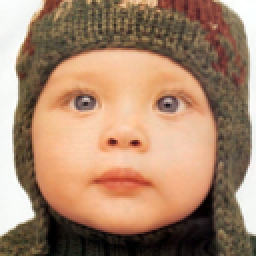
#> input picture assets/diag_lr_baby.png, 128 x 128 px (shown 2 times larger)
$ python generate_architecture_diagram.py
#> lines starting #> are read from the running program, lines starting #| are printed output that depends on the picture
import os

BASE_DIR = os.path.dirname(os.path.abspath(__file__))
ASSETS_DIR = os.path.join(BASE_DIR, 'assets')
if 'MPLCONFIGDIR' not in os.environ:
    os.environ['MPLCONFIGDIR'] = os.path.join(BASE_DIR, '.mpl_cache')

import matplotlib.pyplot as plt
import matplotlib.patches as patches
from matplotlib.patches import FancyBboxPatch, Circle, Polygon, Rectangle
from PIL import Image
import numpy as np

# Set matplotlib fonts to standard publication sans-serif
plt.rcParams['font.sans-serif'] = 'DejaVu Sans'
plt.rcParams['font.family'] = 'sans-serif'
plt.rcParams['mathtext.fontset'] = 'cm'

# Canvas setup: ultra high-res 20.0 x 14.0 inches at 300 DPI (6000 x 4200 px)
fig = plt.figure(figsize=(20.0, 14.0), dpi=300)
ax = fig.add_axes([0, 0, 1, 1])
ax.set_xlim(0, 20.0)
ax.set_ylim(0, 14.0)
ax.axis('off')

# Color Palette inspired directly by Figure 2 of original SPAN paper + CVF standards
C_PANEL_BG = '#FBFDFF'
C_PANEL_BORDER = '#94A3B8'
C_HEADER_BG = '#0F172A'
C_TENSOR_BORDER = '#475569'

# 3D Module Colors (Front, Top, Side, Edge)
C_CONV_FRONT = '#D1FAE5'   # Sage Emerald
C_CONV_TOP   = '#ECFDF5'
C_CONV_SIDE  = '#A7F3D0'
C_CONV_EDGE  = '#059669'

C_SPAB_FRONT = '#E0E7FF'   # Soft Periwinkle
C_SPAB_TOP   = '#EEF2FF'
C_SPAB_SIDE  = '#C7D2FE'
C_SPAB_EDGE  = '#4338CA'

C_ACT_FRONT  = '#F1F5F9'   # Slate Slab (Activation)
C_ACT_TOP    = '#F8FAFC'
C_ACT_SIDE   = '#E2E8F0'
C_ACT_EDGE   = '#64748B'

C_CONCAT_FRONT = '#FEF3C7' # Warm Amber Ochre
C_CONCAT_TOP   = '#FFFBEB'
C_CONCAT_SIDE  = '#FDE68A'
C_CONCAT_EDGE  = '#D97706'

C_PS_FRONT   = '#FEF08A'   # Yellow (PixelShuffle)
C_PS_TOP     = '#FEF9C3'
C_PS_SIDE    = '#FDE047'
C_PS_EDGE    = '#CA8A04'

C_SIGMA_FRONT = '#FFE4E6'  # Coral / Rose
C_SIGMA_TOP   = '#FFF1F2'
C_SIGMA_SIDE  = '#FECDD3'
C_SIGMA_EDGE  = '#E11D48'

C_DIFF_FRONT  = '#EDE9FE'  # Purple / Violet
C_DIFF_TOP    = '#F5F3FF'
C_DIFF_SIDE   = '#DDD6FE'
C_DIFF_EDGE   = '#7C3AED'

# Helper: Draw Outer Panel with Title Bar
def draw_panel(ax, x, y, w, h, title, subtitle=''):
    panel = FancyBboxPatch((x, y), w, h, boxstyle="round,pad=0.06,rounding_size=0.18",
                           linewidth=1.8, edgecolor=C_PANEL_BORDER, facecolor=C_PANEL_BG, zorder=1)
    ax.add_patch(panel)
    hbar = FancyBboxPatch((x, y + h - 0.58), w, 0.58, boxstyle="round,pad=0.02,rounding_size=0.15",
                          linewidth=0, facecolor=C_HEADER_BG, zorder=2)
    ax.add_patch(hbar)
    ax.text(x + 0.35, y + h - 0.29, title, ha='left', va='center',
            fontsize=10.8, fontweight='bold', color='#FFFFFF', zorder=3)
    if subtitle:
        ax.text(x + w - 0.35, y + h - 0.29, subtitle, ha='right', va='center',
                fontsize=8.5, fontfamily='monospace', color='#94A3B8', zorder=3)

# Helper: Draw 3D Isometric Shaded Cuboid
def draw_iso_cube(ax, x, y, w, h, d=0.35,
                  front_color='#E0E7FF', top_color='#EEF2FF', side_color='#C7D2FE', edge_color='#4338CA',
                  lw=1.4, title='', sub='', chan_label='', title_size=8.6, sub_size=7.0, zorder=4):
    dx = d * 0.707
    dy = d * 0.707

    # Front Face
    front = Rectangle((x, y), w, h, facecolor=front_color, edgecolor=edge_color, lw=lw, zorder=zorder)
    ax.add_patch(front)

    # Top Face
    top = Polygon([[x, y + h], [x + dx, y + h + dy], [x + w + dx, y + h + dy], [x + w, y + h]],
                  closed=True, facecolor=top_color, edgecolor=edge_color, lw=lw, zorder=zorder+1)
    ax.add_patch(top)

    # Right Side Face
    side = Polygon([[x + w, y], [x + w, y + h], [x + w + dx, y + h + dy], [x + w + dx, y + dy]],
                   closed=True, facecolor=side_color, edgecolor=edge_color, lw=lw, zorder=zorder)
    ax.add_patch(side)

    # Front Face Labels
    cy = y + h / 2
    if title and sub:
        ax.text(x + w/2, cy + 0.14, title, ha='center', va='center', fontsize=title_size, fontweight='bold', color='#0F172A', zorder=zorder+2)
        ax.text(x + w/2, cy - 0.16, sub, ha='center', va='center', fontsize=sub_size, color='#334155', zorder=zorder+2)
    elif title:
        ax.text(x + w/2, cy, title, ha='center', va='center', fontsize=title_size, fontweight='bold', color='#0F172A', zorder=zorder+2)

    # Channel depth label below front face
    if chan_label:
        ax.text(x + w/2, y - 0.22, chan_label, ha='center', va='top', fontsize=7.4, fontfamily='monospace', fontweight='bold', color='#1E293B', zorder=zorder+2)

    return (x, y, w, h, dx, dy)

# Helper: Draw Flat 2D Block
def draw_block(ax, x, y, w, h, title, sub='', dim='', color='#FFFFFF', border='#64748B', lw=1.4,
               title_size=8.6, sub_size=7.2, dim_size=6.6, title_color='#0F172A', zorder=3):
    box = FancyBboxPatch((x, y), w, h, boxstyle="round,pad=0.03,rounding_size=0.10",
                         linewidth=lw, edgecolor=border, facecolor=color, zorder=zorder)
    ax.add_patch(box)
    cy = y + h/2
    if dim and sub:
        ax.text(x + w/2, cy + 0.22, title, ha='center', va='center', fontsize=title_size, fontweight='bold', color=title_color, zorder=zorder+1)
        ax.text(x + w/2, cy + 0.01, sub, ha='center', va='center', fontsize=sub_size, color='#334155', zorder=zorder+1)
        ax.text(x + w/2, cy - 0.22, dim, ha='center', va='center', fontsize=dim_size, fontfamily='monospace', fontweight='bold', color='#1D4ED8', zorder=zorder+1)
    elif sub:
        ax.text(x + w/2, cy + 0.14, title, ha='center', va='center', fontsize=title_size, fontweight='bold', color=title_color, zorder=zorder+1)
        ax.text(x + w/2, cy - 0.16, sub, ha='center', va='center', fontsize=sub_size, color='#334155', zorder=zorder+1)
    elif dim:
        ax.text(x + w/2, cy + 0.14, title, ha='center', va='center', fontsize=title_size, fontweight='bold', color=title_color, zorder=zorder+1)
        ax.text(x + w/2, cy - 0.16, dim, ha='center', va='center', fontsize=dim_size, fontfamily='monospace', fontweight='bold', color='#1D4ED8', zorder=zorder+1)
    else:
        ax.text(x + w/2, cy, title, ha='center', va='center', fontsize=title_size, fontweight='bold', color=title_color, zorder=zorder+1)

# Helper: Draw Mathematical Operation Circle
def draw_op(ax, x, y, symbol, r=0.20, color='#E0F2FE', border='#0284C7', text_color='#0369A1', size=13):
    circle = Circle((x, y), r, facecolor=color, edgecolor=border, linewidth=1.6, zorder=6)
    ax.add_patch(circle)
    ax.text(x, y, symbol, ha='center', va='center', fontsize=size, fontweight='bold', color=text_color, zorder=7)

# Helper: Draw Straight Arrow Connection
def draw_conn(ax, x1, y1, x2, y2, color='#334155', lw=1.5, text='', text_pos='top', style='->'):
    ax.annotate('', xy=(x2, y2), xytext=(x1, y1),
                arrowprops=dict(arrowstyle=style, color=color, lw=lw, shrinkA=1.5, shrinkB=1.5), zorder=5)
    if text:
        tx = (x1 + x2)/2
        ty = (y1 + y2)/2 + (0.15 if text_pos=='top' else -0.17)
        ax.text(tx, ty, text, ha='center', va='center', fontsize=7.8, color='#0F172A', fontweight='bold', zorder=6)

# Helper: Draw 3x3 Discrete Kernel Matrix Grid
def draw_kernel_grid(ax, x, y, matrix, label, factor_label='', cell_size=0.16, font_size=5.8):
    title = f"{factor_label} {label}".strip() if factor_label else label
    ax.text(x + 1.5 * cell_size, y + 3 * cell_size + 0.08, title, ha='center', va='bottom',
            fontsize=7.6, fontweight='bold', color='#92400E', zorder=6)
    for r in range(3):
        for c in range(3):
            val = matrix[r][c]
            bg = '#FEF3C7' if val != 0 else '#FFFFFF'
            rect = Rectangle((x + c * cell_size, y + (2 - r) * cell_size), cell_size, cell_size,
                             facecolor=bg, edgecolor='#D97706', lw=0.8, zorder=5)
            ax.add_patch(rect)
            ax.text(x + (c + 0.5) * cell_size, y + (2.5 - r) * cell_size, str(val),
                    ha='center', va='center', fontsize=font_size, fontweight='bold', color='#78350F', zorder=6)

# =========================================================================
# PANEL (A): GLOBAL MACRO-ARCHITECTURE OF CAD-SPAN
# Inspired by Figure 2 of original SPAN paper (Hongyuan Yu et al., CVPRW 2024)
# =========================================================================
draw_panel(ax, 0.30, 7.90, 19.40, 5.85,
           '(a) Global Macro-Architecture of Proposed CAD-SPAN Framework',
           'Input LR -> Shallow Conv3XC -> 6 CAD-SPABs -> Refine Conv -> Concat -> PixelShuffle -> HR Output')

# 1. Real LR Input Baby Image (Set5)
lr_img_path = os.path.join(ASSETS_DIR, 'diag_lr_baby.png')
if os.path.exists(lr_img_path):
    lr_pil = Image.open(lr_img_path)
#> lr_pil is the input picture: PIL image 128x128 RGB; mean R, G, B 167.9, 134.2, 108.8
    ax.imshow(lr_pil, extent=[0.55, 1.75, 8.85, 10.45], aspect='auto', zorder=4)
    rect_lr = Rectangle((0.55, 8.85), 1.20, 1.60, linewidth=1.5, edgecolor='#059669', facecolor='none', zorder=5)
    ax.add_patch(rect_lr)
    ax.text(1.15, 8.60, 'LR Input $I_{LR}$\n$[B, 3, H, W]$', ha='center', va='top', fontsize=7.8, fontweight='bold', color='#065F46')
    ax.text(1.15, 8.16, 'Mean Shift:\n$(I - \mu) \\times 255$', ha='center', va='top', fontsize=6.8, color='#475569')

# Arrow: LR Input -> Shallow Conv
draw_conn(ax, 1.80, 9.65, 2.25, 9.65)

# 2. Shallow Conv3XC (conv_1 in code: 3 -> 48) - 3D Sage Green Prism
draw_iso_cube(ax, 2.25, 8.85, 0.85, 1.60, d=0.35,
              front_color=C_CONV_FRONT, top_color=C_CONV_TOP, side_color=C_CONV_SIDE, edge_color=C_CONV_EDGE,
              title='Conv3XC', sub='(conv_1)', chan_label='48')

# Output of conv_1 is Feat.Map 1 (F0)
draw_conn(ax, 3.40, 9.65, 3.90, 9.65)
ax.text(3.65, 9.88, r'$F_0$', ha='center', va='bottom', fontsize=8.6, fontweight='bold', color='#047857')

# 3. Cascaded CAD-SPAB Blocks (#1 through #6) - 3D Periwinkle Cuboids
# CAD-SPAB #1
draw_iso_cube(ax, 3.90, 8.85, 1.20, 1.60, d=0.35,
              front_color=C_SPAB_FRONT, top_color=C_SPAB_TOP, side_color=C_SPAB_SIDE, edge_color=C_SPAB_EDGE,
              title=r'$\mathbf{CAD\text{-}SPAB}_1$', sub='Stage 1', chan_label='48')

draw_conn(ax, 5.40, 9.65, 5.90, 9.65)
ax.text(5.65, 9.88, r'$F_{b1}$', ha='center', va='bottom', fontsize=8.6, fontweight='bold', color='#1D4ED8')

# CAD-SPAB #2
draw_iso_cube(ax, 5.90, 8.85, 1.20, 1.60, d=0.35,
              front_color=C_SPAB_FRONT, top_color=C_SPAB_TOP, side_color=C_SPAB_SIDE, edge_color=C_SPAB_EDGE,
              title=r'$\mathbf{CAD\text{-}SPAB}_2$', sub='Stage 2', chan_label='48')

# Cascaded Ellipsis Connection (Stages 3 & 4 in series)
ax.plot([7.40, 8.00], [9.65, 9.65], color='#2563EB', lw=2.0, linestyle='--', zorder=4)
ax.annotate('', xy=(8.00, 9.65), xytext=(7.85, 9.65), arrowprops=dict(arrowstyle='->', color='#2563EB', lw=2.0), zorder=5)
ax.text(7.70, 9.88, r'$\cdots$', ha='center', va='bottom', fontsize=12, fontweight='bold', color='#1D4ED8')
ax.text(7.70, 9.28, 'Stages #3, #4\nin series', ha='center', va='top', fontsize=6.8, color='#64748B')

# CAD-SPAB #5
draw_iso_cube(ax, 8.00, 8.85, 1.20, 1.60, d=0.35,
              front_color=C_SPAB_FRONT, top_color=C_SPAB_TOP, side_color=C_SPAB_SIDE, edge_color=C_SPAB_EDGE,
              title=r'$\mathbf{CAD\text{-}SPAB}_5$', sub='Stage 5', chan_label='48')

draw_conn(ax, 9.50, 9.65, 9.95, 9.65)
ax.text(9.72, 9.88, r'$F_{b5}$', ha='center', va='bottom', fontsize=8.6, fontweight='bold', color='#B45309')

# CAD-SPAB #6
draw_iso_cube(ax, 9.95, 8.85, 1.20, 1.60, d=0.35,
              front_color=C_SPAB_FRONT, top_color=C_SPAB_TOP, side_color=C_SPAB_SIDE, edge_color=C_SPAB_EDGE,
              title=r'$\mathbf{CAD\text{-}SPAB}_6$', sub='Stage 6', chan_label='48')

# Refinement Conv3XC (conv_2 in code: 48 -> 48) - 3D Sage Green Prism
draw_conn(ax, 11.45, 9.65, 11.85, 9.65)
ax.text(11.65, 9.88, r'$F_{b6}$', ha='center', va='bottom', fontsize=8.6, fontweight='bold', color='#1D4ED8')

draw_iso_cube(ax, 11.85, 8.85, 0.85, 1.60, d=0.35,
              front_color=C_CONV_FRONT, top_color=C_CONV_TOP, side_color=C_CONV_SIDE, edge_color=C_CONV_EDGE,
              title='Conv3XC', sub='(conv_2)', chan_label='48')

# 4. ALL 4 HIERARCHICAL SKIP CONNECTIONS ROUTED ACROSS THE TOP
# Track 1: Feat.Map 1 (F0) from after conv_1
ax.plot([3.65, 3.65, 13.55], [9.65, 12.80, 12.80], color='#059669', lw=1.6, zorder=3)
ax.plot([13.55, 13.55], [12.80, 10.80], color='#059669', lw=1.6, zorder=3)
ax.annotate('', xy=(13.55, 10.60), xytext=(13.55, 10.80), arrowprops=dict(arrowstyle='->', color='#059669', lw=1.6), zorder=5)
ax.text(5.20, 12.92, r'$\mathrm{Feat.Map}_1$ ($F_0$, Shallow Features)', fontsize=7.8, color='#047857', fontweight='bold', va='bottom')

# Track 2: Feat.Map 2 (Fb1) from after CAD-SPAB #1
ax.plot([5.65, 5.65, 13.85], [9.65, 12.35, 12.35], color='#2563EB', lw=1.6, zorder=3)
ax.plot([13.85, 13.85], [12.35, 10.80], color='#2563EB', lw=1.6, zorder=3)
ax.annotate('', xy=(13.85, 10.60), xytext=(13.85, 10.80), arrowprops=dict(arrowstyle='->', color='#2563EB', lw=1.6), zorder=5)
ax.text(6.60, 12.47, r'$\mathrm{Feat.Map}_2$ ($F_{b1}$, Early Stage Details)', fontsize=7.8, color='#1D4ED8', fontweight='bold', va='bottom')

# Track 3: Feat.Map 6 (Fb5) intermediate tap from Stage 5 / Block 6
ax.plot([9.72, 9.72, 14.15], [9.65, 11.90, 11.90], color='#B45309', lw=1.6, zorder=3)
ax.plot([14.15, 14.15], [11.90, 10.80], color='#B45309', lw=1.6, zorder=3)
ax.annotate('', xy=(14.15, 10.60), xytext=(14.15, 10.80), arrowprops=dict(arrowstyle='->', color='#B45309', lw=1.6), zorder=5)
ax.text(10.20, 12.02, r'$\mathrm{Feat.Map}_6$ ($F_{b5}$, Deep Residual)', fontsize=7.8, color='#92400E', fontweight='bold', va='bottom')

# Track 4: Feat.Map 7 (Fb6_conv) from refine conv_2
ax.plot([12.95, 12.95, 14.45], [9.65, 11.45, 11.45], color='#0D9488', lw=1.6, zorder=3)
ax.plot([14.45, 14.45], [11.45, 10.80], color='#0D9488', lw=1.6, zorder=3)
ax.annotate('', xy=(14.45, 10.60), xytext=(14.45, 10.80), arrowprops=dict(arrowstyle='->', color='#0D9488', lw=1.6), zorder=5)
ax.text(13.65, 11.57, r'$\mathrm{Feat.Map}_7$ ($F_{b6\_conv}$)', fontsize=7.8, color='#0F766E', fontweight='bold', va='bottom')

# 5. Concatenation Layer - 3D Warm Ochre Prism (192 channels)
draw_iso_cube(ax, 13.40, 8.85, 1.40, 1.60, d=0.35,
              front_color=C_CONCAT_FRONT, top_color=C_CONCAT_TOP, side_color=C_CONCAT_SIDE, edge_color=C_CONCAT_EDGE,
              title='Concat.', sub=r'$[F_0, F_7, F_1, F_6]$', chan_label='192')

# 6. Conv 1x1 Fusion (conv_cat in code: 192 -> 48) - 3D Sage Green Prism
draw_conn(ax, 15.10, 9.65, 15.55, 9.65)
draw_iso_cube(ax, 15.55, 8.85, 0.85, 1.60, d=0.35,
              front_color=C_CONV_FRONT, top_color=C_CONV_TOP, side_color=C_CONV_SIDE, edge_color=C_CONV_EDGE,
              title=r'Conv $1\times 1$', sub='(conv_cat)', chan_label='48')

# 7. PixelShuffle Upsampler - 3D Pastel Yellow Prism
draw_conn(ax, 16.70, 9.65, 17.15, 9.65)
draw_iso_cube(ax, 17.15, 8.85, 0.95, 1.60, d=0.35,
              front_color=C_PS_FRONT, top_color=C_PS_TOP, side_color=C_PS_SIDE, edge_color=C_PS_EDGE,
              title='Pixel', sub='Shuffle', chan_label='3 (RGB)')

# 8. Perspective Expansion Lines to HR Output Image
ax.plot([18.35, 18.75], [10.55, 10.65], color='#16A34A', lw=1.2, linestyle='--', zorder=4)
ax.plot([18.35, 18.75], [8.95, 8.85], color='#16A34A', lw=1.2, linestyle='--', zorder=4)

# Real HR Output Baby Image (Set5)
hr_img_path = os.path.join(ASSETS_DIR, 'diag_hr_baby.png')
if os.path.exists(hr_img_path):
    hr_pil = Image.open(hr_img_path)
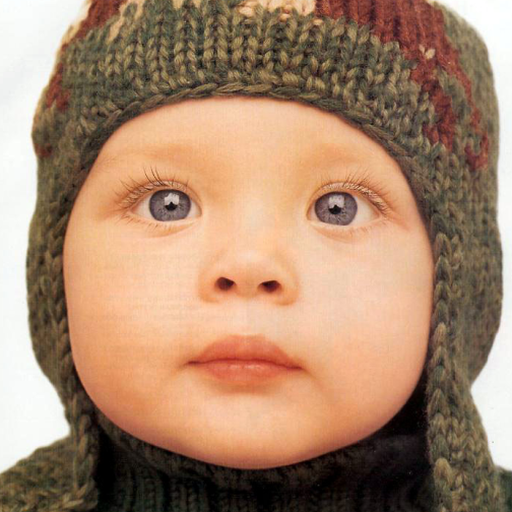
#> input picture assets/diag_hr_baby.png, 512 x 512 px
#> hr_pil is the input picture: PIL image 512x512 RGB; mean R, G, B 167.9, 134.2, 108.8
    ax.imshow(hr_pil, extent=[18.65, 19.55, 8.85, 10.75], aspect='auto', zorder=4)
    rect_hr = Rectangle((18.65, 8.85), 0.90, 1.90, linewidth=1.8, edgecolor='#16A34A', facecolor='none', zorder=5)
    ax.add_patch(rect_hr)
    ax.text(19.10, 8.65, 'HR Output $I_{SR}$\n$[B, 3, 4H, 4W]$', ha='center', va='top', fontsize=7.8, fontweight='bold', color='#14532D')

# Component Color Legend (Upper Right Corner of Panel a)
leg_box = FancyBboxPatch((15.40, 11.20), 4.10, 1.80, boxstyle="round,pad=0.03,rounding_size=0.08",
                         linewidth=1.2, edgecolor='#CBD5E1', facecolor='#FFFFFF', zorder=3)
ax.add_patch(leg_box)
ax.text(15.55, 12.75, 'COMPONENT COLOR LEGEND', fontsize=7.8, fontweight='bold', color='#334155', zorder=4)

def draw_legend_iso(ax, x, y, fc, ec, text):
    p = Rectangle((x, y), 0.28, 0.20, facecolor=fc, edgecolor=ec, lw=1.0, zorder=4)
    ax.add_patch(p)
    ax.text(x + 0.38, y + 0.10, text, ha='left', va='center', fontsize=7.0, color='#1E293B', fontweight='bold', zorder=4)

draw_legend_iso(ax, 15.55, 12.38, C_CONV_FRONT, C_CONV_EDGE, 'Conv3XC (Re-param)')
draw_legend_iso(ax, 15.55, 12.02, C_SPAB_FRONT, C_SPAB_EDGE, 'CAD-SPAB Block')
draw_legend_iso(ax, 15.55, 11.66, C_CONCAT_FRONT, C_CONCAT_EDGE, 'Multi-Scale Concat')
draw_legend_iso(ax, 17.55, 12.38, C_PS_FRONT, C_PS_EDGE, 'PixelShuffle (x4)')
draw_legend_iso(ax, 17.55, 12.02, C_SIGMA_FRONT, C_SIGMA_EDGE, 'Origin-Symmetric Gate')
draw_legend_iso(ax, 17.55, 11.66, C_DIFF_FRONT, C_DIFF_EDGE, 'Dual-Differential Prior')

# Zoom-in Projection Lines from CAD-SPAB #1 down to Panel (b) container
ax.plot([4.20, 0.50], [8.75, 7.60], color='#2563EB', lw=1.2, linestyle='--', zorder=2)
ax.plot([5.00, 12.90], [8.75, 7.60], color='#2563EB', lw=1.2, linestyle='--', zorder=2)


# =========================================================================
# PANEL (B): CAD-SPAB MICRO-ARCHITECTURE
# Detailed view of Curvature-Aware Directional Attention Mechanism
# =========================================================================
draw_panel(ax, 0.30, 0.25, 12.80, 7.45,
           '(b) CAD-SPAB Micro-Architecture: Differential Attention Block',
           'Content (H + Xin) modulated by Curvature Gate A_mod')

# Yellow parchment background for Panel (b) body echoing original paper
card_bg = FancyBboxPatch((0.40, 0.32), 12.60, 6.75, boxstyle="round,pad=0.03,rounding_size=0.12",
                         linewidth=1.2, edgecolor='#FDE68A', facecolor='#FFFDF7', zorder=2)
ax.add_patch(card_bg)

# 1. Real Input Feature Map Heatmap (Feat. Map 2 from CAD-SPAN)
hm2_path = os.path.join(ASSETS_DIR, 'diag_feat_map2.png')
if os.path.exists(hm2_path):
    hm2_pil = Image.open(hm2_path)
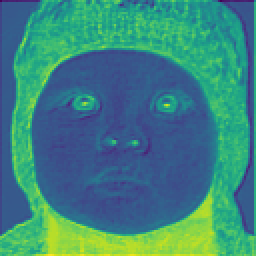
#> input picture assets/diag_feat_map2.png, 128 x 128 px (shown 2 times larger)
#> hm2_pil is the input picture: PIL image 128x128 RGBA; mean R, G, B, A 60.2, 132.2, 127.1, 255
    ax.imshow(hm2_pil, extent=[0.55, 1.45, 4.30, 5.70], aspect='auto', zorder=4)
    rect_hm2 = Rectangle((0.55, 4.30), 0.90, 1.40, linewidth=1.4, edgecolor='#3B82F6', facecolor='none', zorder=5)
    ax.add_patch(rect_hm2)
    ax.text(1.00, 4.05, r'$\mathrm{Feat.Map}_2$' + '\n' + r'$X_{in} \in \mathbb{R}^{B \times 48 \times H \times W}$',
            ha='center', va='top', fontsize=7.2, fontweight='bold', color='#1D4ED8', zorder=5)

# 2. Local Identity Shortcut across top (Cleanly placed at y = 6.55)
ax.plot([1.00, 1.00, 8.20], [5.70, 6.55, 6.55], color='#2563EB', lw=1.6, zorder=4)
draw_conn(ax, 8.20, 6.55, 8.20, 6.45)
ax.text(3.50, 6.68, r'Local Identity Shortcut: $X_{in} \in \mathbb{R}^{B \times 48 \times H \times W}$',
        fontsize=8.0, color='#1D4ED8', fontweight='bold', va='bottom', zorder=5)

# 3. Main Convolutional Trunk: 3x Conv3XC with interleaved SiLU activations
draw_conn(ax, 1.50, 5.00, 1.85, 5.00)

# Conv3XC 1 (3D Sage Prism)
draw_iso_cube(ax, 1.85, 4.30, 0.75, 1.40, d=0.25,
              front_color=C_CONV_FRONT, top_color=C_CONV_TOP, side_color=C_CONV_SIDE, edge_color=C_CONV_EDGE,
              title=r'$\mathrm{Conv3}_1$', chan_label='48')

# SiLU Activation 1 (3D Slate Slab)
draw_conn(ax, 2.75, 5.00, 3.05, 5.00)
draw_iso_cube(ax, 3.05, 4.45, 0.35, 1.10, d=0.20,
              front_color=C_ACT_FRONT, top_color=C_ACT_TOP, side_color=C_ACT_SIDE, edge_color=C_ACT_EDGE,
              title=r'$\sigma$')

# Conv3XC 2 (3D Sage Prism)
draw_conn(ax, 3.55, 5.00, 3.85, 5.00)
draw_iso_cube(ax, 3.85, 4.30, 0.75, 1.40, d=0.25,
              front_color=C_CONV_FRONT, top_color=C_CONV_TOP, side_color=C_CONV_SIDE, edge_color=C_CONV_EDGE,
              title=r'$\mathrm{Conv3}_2$', chan_label='48')

# SiLU Activation 2 (3D Slate Slab)
draw_conn(ax, 4.75, 5.00, 5.05, 5.00)
draw_iso_cube(ax, 5.05, 4.45, 0.35, 1.10, d=0.20,
              front_color=C_ACT_FRONT, top_color=C_ACT_TOP, side_color=C_ACT_SIDE, edge_color=C_ACT_EDGE,
              title=r'$\sigma$')

# Conv3XC 3 (3D Sage Prism - No activation afterwards!)
draw_conn(ax, 5.55, 5.00, 5.85, 5.00)
draw_iso_cube(ax, 5.85, 4.30, 0.75, 1.40, d=0.25,
              front_color=C_CONV_FRONT, top_color=C_CONV_TOP, side_color=C_CONV_SIDE, edge_color=C_CONV_EDGE,
              title=r'$\mathrm{Conv3}_3$', chan_label='48')

# Output Feature H Block
draw_conn(ax, 6.75, 5.00, 7.05, 5.00)
draw_block(ax, 7.05, 4.55, 0.85, 0.90, r'Feature $H$', r'$H \equiv \mathrm{out}_3$', '[B, 48, H, W]',
           color='#FEF3C7', border='#D97706', title_size=8.4, sub_size=7.2, dim_size=6.6)
#> (the rest of the program and of its run is left out)
